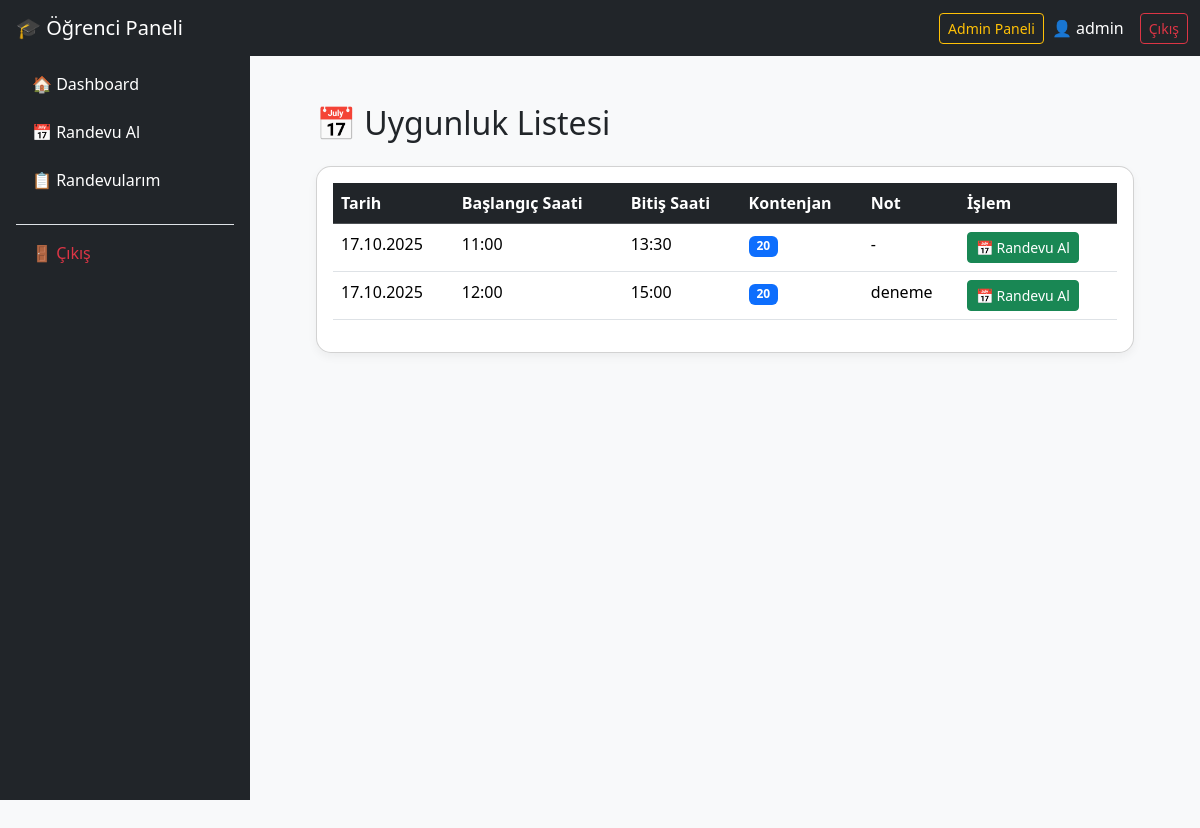
The page /appointments/ (signed in) on the database its author committed.
### users/models.py (models this page shows, shortened)
class User(AbstractUser):
    role = models.ForeignKey(Role, on_delete=models.CASCADE, null=True, blank=True)

### appointments/models.py (models this page shows, shortened)
class Availability(models.Model):
    admin = models.ForeignKey(
        User,
        on_delete=models.CASCADE,
        limit_choices_to={'role__name': 'Admin'},
        related_name='availabilities'
    )
    date = models.DateField()
    start_time = models.TimeField()
    end_time = models.TimeField()
    quota = models.PositiveIntegerField()
    note = models.TextField(blank=True, null=True)

### appointments/views.py (the view)
# urls.py: path('', views.availability_list, name='availability_list'),
def availability_list(request):
    now = timezone.localtime()
    window_start = now + timedelta(hours=1)
    window_end = now + timedelta(hours=20)
    approx_qs = (
        Availability.objects
        .filter(date__range=[window_start.date(), window_end.date()])
        .order_by('date', 'start_time')
    )
    filtered = []
    for av in approx_qs:
        av_start_dt = timezone.make_aware(
            datetime.combine(av.date, av.start_time),
            timezone.get_current_timezone()
        )
        if window_start <= av_start_dt <= window_end:
            filtered.append(av)
    availabilities = filtered
    paginator = Paginator(availabilities, 10)
    page_number = request.GET.get('page')
    page_obj = paginator.get_page(page_number)
    return render(request, 'appointments/availability_list.html', {
        'page_obj': page_obj
    })

### appointments/templates/appointments/availability_list.html (shortened to what this page needs)
{% extends 'appointments/base_student.html' %}
{% block student_content %}
<h2 class="mb-4">📅 Uygunluk Listesi</h2>
{% if page_obj %}
<div class="card">
    <div class="card-body">
        <div class="table-responsive">
            <table class="table table-hover">
                <thead class="table-dark">
                    <tr>
                        <th>Tarih</th>
                        <th>Başlangıç Saati</th>
                        <th>Bitiş Saati</th>
                        <th>Kontenjan</th>
                        <th>Not</th>
                        <th>İşlem</th>
                    </tr>
                </thead>
                <tbody>
                    {% for item in page_obj %}
                    <tr>
                        <td>{{ item.date|date:"d.m.Y" }}</td>
                        <td>{{ item.start_time|time:"H:i" }}</td>
                        <td>{{ item.end_time|time:"H:i" }}</td>
                        <td>
                            <span class="badge bg-primary">{{ item.quota }}</span>
                        </td>
                        <td>{{ item.note|default:"-" }}</td>
                        <td>
                            <button onclick="confirmAppointment({{ item.id }}, '{{ item.date|date:"d.m.Y" }}', '{{ item.start_time|time:"H:i" }}', '{{ item.end_time|time:"H:i" }}')"
                                    class="btn btn-success btn-sm">
                                📅 Randevu Al
                            </button>
                        </td>
                    </tr>
                    {% endfor %}
                </tbody>
            </table>
        </div>
    </div>
</div>
{% else %}
<div class="alert alert-warning">
    <h5>📭 Henüz uygunluk eklenmemiş</h5>
    <p class="mb-0">Admin tarafından uygunluk eklendiğinde burada görünecektir.</p>
</div>
{% endif %}
{% endblock %}

### appointments/templates/appointments/base.html (shortened to what this page needs)
<!DOCTYPE html>
<html lang="tr">
<head>
    <link href="https://cdn.jsdelivr.net/npm/bootstrap@5.3.2/dist/css/bootstrap.min.css" rel="stylesheet">
</head>
<body>
<nav class="navbar navbar-expand-lg navbar-dark bg-dark mb-4">
    <div class="container-fluid">
        <a class="navbar-brand"
           href="{% if user.is_authenticated and user.role.name == 'Admin' %}
                    {% url 'admin_dashboard' %}
                  {% elif user.is_authenticated %}
                    {% url 'student_dashboard' %}
                  {% else %}
                    {% url 'login' %}
                  {% endif %}">
        </a>
        <div class="collapse navbar-collapse justify-content-end" id="navbarNav">
            {% if user.is_authenticated %}
            <div class="d-flex align-items-center">
                {% if user.role.name == 'Admin' %}
                <a href="{% url 'admin_dashboard' %}" class="btn btn-outline-warning btn-sm me-2">Admin Paneli</a>
                {% else %}
                <a href="{% url 'student_dashboard' %}" class="btn btn-outline-primary btn-sm me-2">Öğrenci Paneli</a>
                {% endif %}
                <span class="text-white me-3">👤 {{ user.username }}</span>
                <button onclick="confirmLogout()" class="btn btn-outline-danger btn-sm">Çıkış</button>            </div>
            {% endif %}
        </div>
    </div>
</nav>
<div class="container mt-4">
    {% block content %}{% endblock %}
</div>
</body>
</html>

### appointments/templates/appointments/base.html (style rules this page uses)
body { background-color: #f8f9fa; }
.navbar-brand { font-weight: bold; letter-spacing: 0.5px; }
.card { border-radius: 15px; box-shadow: 0 4px 10px rgba(0,0,0,0.05); }

### rows shown on the page
User: username "admin"
Availability: date "17.10.2025", start_time "11:00", end_time "13:30", quota "20", note "-"
Availability: date "17.10.2025", start_time "12:00", end_time "15:00", quota "20", note "deneme"
